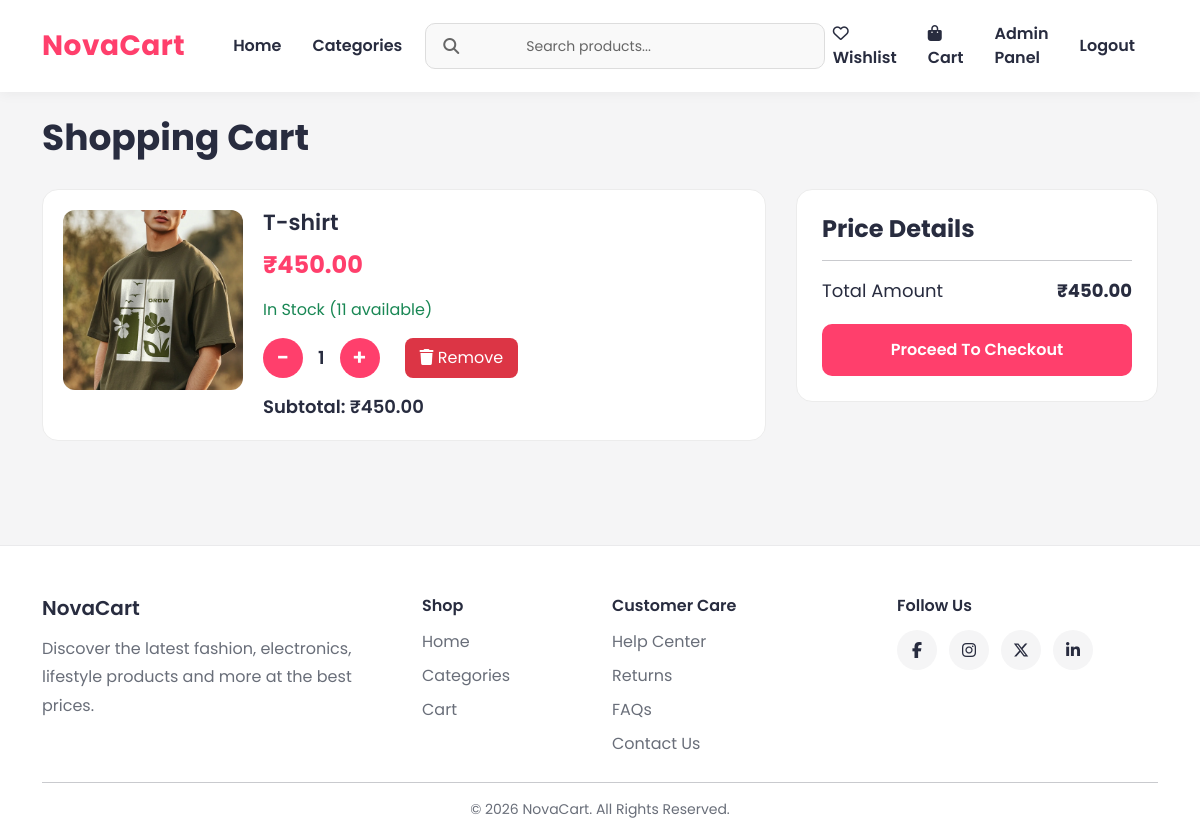
/cart/ (signed in), run on an earlier commit of the app's database.
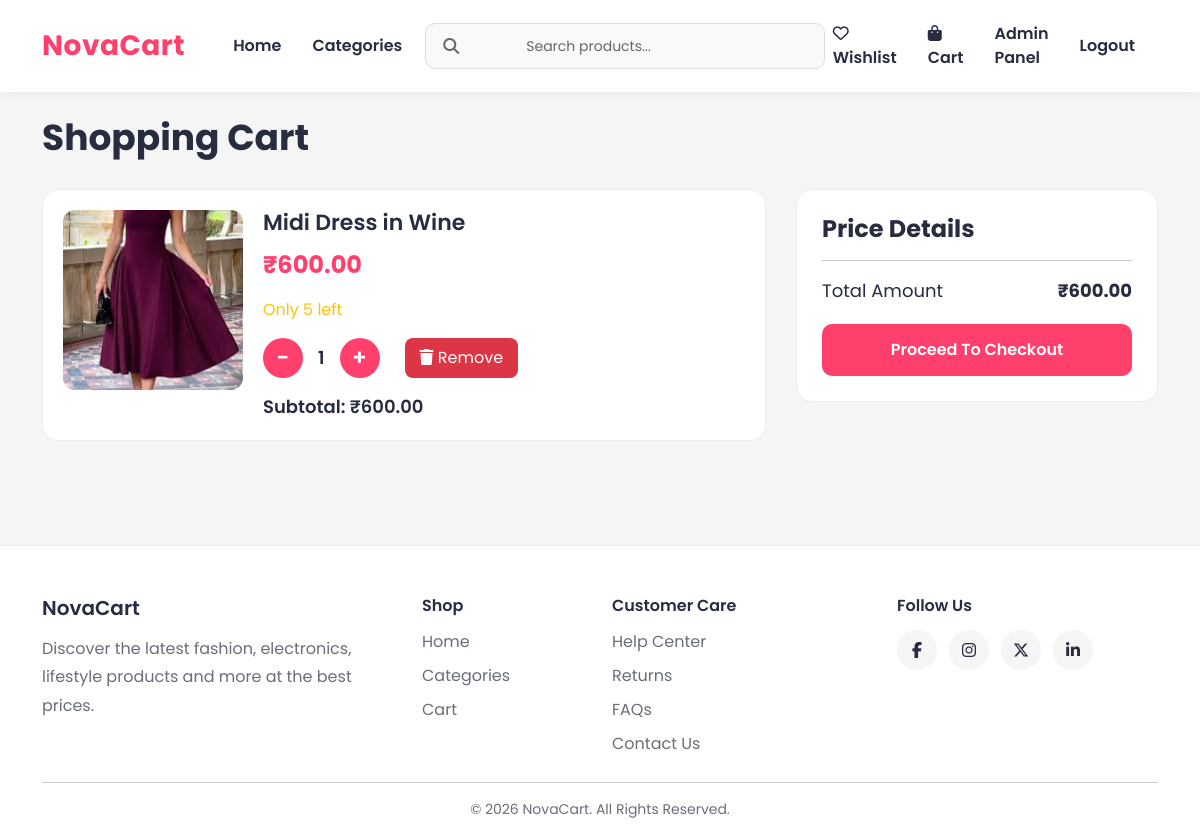
And on a later commit of the database.
### order/models.py (models this page shows, shortened)
class CartItem(models.Model):
    cart = models.ForeignKey(
        Cart,
        on_delete=models.CASCADE
    )
    product = models.ForeignKey(
        Product,
        on_delete=models.CASCADE
    )
    quantity = models.PositiveIntegerField(
        default=1
    )
    def get_subtotal(self):
        return self.product.price * self.quantity

### store/models.py (models this page shows, shortened)
class Product(models.Model):
    category = models.ForeignKey(
        Categories,
        on_delete=models.CASCADE
    )
    subcategory = models.ForeignKey(
        SubCategory,
        on_delete=models.CASCADE,
        null=True,
        blank=True
    )
    name = models.CharField(max_length=255)
    description = models.TextField()
    price = models.DecimalField(max_digits=10, decimal_places=2)
    image = models.ImageField(upload_to='product_images/')
    stock = models.PositiveIntegerField(default=0)

### order/views.py (the view)
# urls.py: path('', views.cart_view, name='cart'),
@login_required
def cart_view(request):
    user_cart, created = Cart.objects.get_or_create(
        user=request.user
    )
    cart_items = CartItem.objects.filter(
        cart=user_cart
    )
    total_price = sum(
        item.product.price * item.quantity
        for item in cart_items
    )
    return render(
        request,
        'cart.html',
        {
            'cart_items': cart_items,
            'total_price': total_price
        }
    )

### store/context_processors.py (called while the page is built)
def categories_processor(request):
    return {
        'categories': Categories.objects.all()
    }

### templates/cart.html (shortened to what this page needs)
{% extends 'base.html' %}
{% block content %}
<h1 class="cart-page-title">
    Shopping Cart
</h1>
{% if cart_items %}
<div class="cart-layout">
    <div>
        {% for item in cart_items %}
        <div class="cart-item-card">
            <div class="cart-item-image">
                <img
                    src="{{ item.product.image.url }}"
                    alt="{{ item.product.name }}"
                >
            </div>
            <div class="cart-item-info">
                <h4>{{ item.product.name }}</h4>
                <div class="cart-price">
    ₹{{ item.product.price }}
</div>
{% if item.product.stock > 5 %}
<p class="text-success">
    In Stock
    ({{ item.product.stock }} available)
</p>
{% elif item.product.stock > 0 %}
<p class="text-warning">
    Only {{ item.product.stock }} left
</p>
{% else %}
<p class="text-danger">
    Out Of Stock
</p>
{% endif %}
                <div class="quantity-wrapper">
                    <a href="{% url 'decrease_quantity' item.id %}"
                       class="qty-btn">
                        -
                    </a>
                    <span class="qty-value">
                        {{ item.quantity }}
                    </span>
                    <a href="{% url 'increase_quantity' item.id %}"
                       class="qty-btn">
                        +
                    </a>
                    <a href="{% url 'remove_from_cart' item.id %}"
   class="remove-cart-btn">
    <i class="fas fa-trash"></i>
    Remove
</a>
                </div>
                <div class="subtotal-text">
                    Subtotal: ₹{{ item.get_subtotal }}
                </div>
            </div>
        </div>
        {% endfor %}
    </div>
    <div>
        <div class="cart-summary-card">
            <h4>Price Details</h4>
            <hr>
            <div class="summary-row">
                <span>Total Amount</span>
                <strong>₹{{ total_price }}</strong>
            </div>
            <a href="{% url 'checkout' %}"
               class="checkout-button">
                Proceed To Checkout
            </a>
        </div>
    </div>
</div>
{% endif %}
{% endblock %}

What changed in the data, as far as the page shows it:
removed CartItem: product.image (picture), product.name "T-shirt", product.price "450.00", product.stock "11", quantity "1", get_subtotal "450.00"
added CartItem: product.image (picture), product.name "Midi Dress in Wine", product.price "600.00", product.stock "5", quantity "1", get_subtotal "600.00"
Also different on the page:
{{ total_price }}: "450.00" → "600.00"
